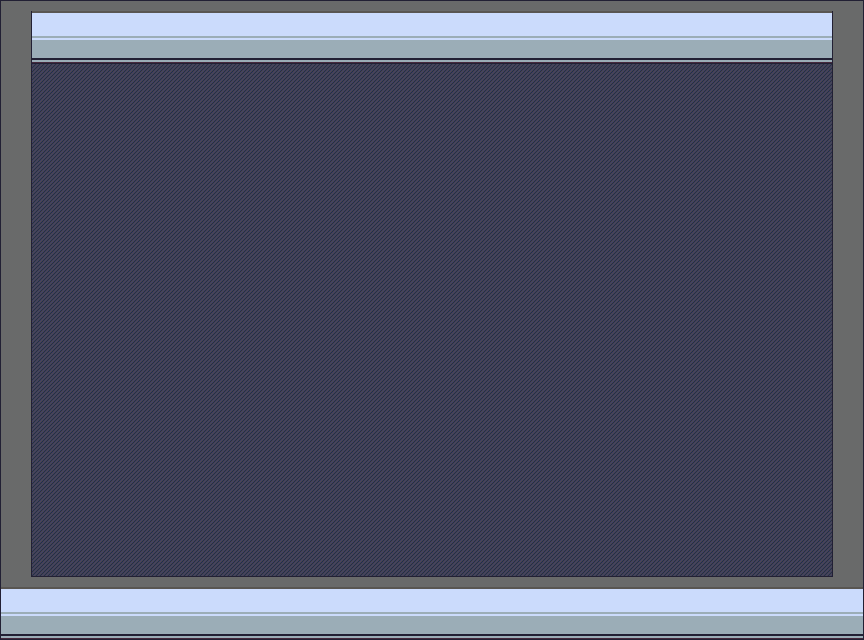

Tiled map render using the project's own tile images. Description and the whole map definition, tile-layer contents included, below:
An orthogonal 27x20 tile map with 32x32 px tiles, 2 tile layers (grond, walls), 2 tilesets.

<map version="1.4" tiledversion="1.4.3" orientation="orthogonal" renderorder="right-down" width="27" height="20" tilewidth="32" tileheight="32" infinite="0" nextlayerid="3" nextobjectid="1">
 <tileset firstgid="1" source="../../tilesets/Gather Walls Interior 1.x.tsx" />
 <tileset firstgid="2751" source="../../tilesets/Gather Floors 1.x.tsx" />
 <layer id="2" name="grond" width="27" height="20" opacity="0.9">
  <data encoding="csv">
3194,3194,3194,3194,3194,3194,3194,3194,3194,3194,3194,3194,3194,3194,3194,3194,3194,3194,3194,3194,3194,3194,3194,3194,3194,3194,0,
3194,3194,3194,3194,3194,3194,3194,3194,3194,3194,3194,3194,3194,3194,3194,3194,3194,3194,3194,3194,3194,3194,3194,3194,3194,3194,0,
3194,3194,3194,3194,3194,3194,3194,3194,3194,3194,3194,3194,3194,3194,3194,3194,3194,3194,3194,3194,3194,3194,3194,3194,3194,3194,0,
3194,3194,3194,3194,3194,3194,3194,3194,3194,3194,3194,3194,3194,3194,3194,3194,3194,3194,3194,3194,3194,3194,3194,3194,3194,3194,0,
3194,3194,3194,3194,3194,3194,3194,3194,3194,3194,3194,3194,3194,3194,3194,3194,3194,3194,3194,3194,3194,3194,3194,3194,3194,3194,0,
3194,3194,3194,3194,3194,3194,3194,3194,3194,3194,3194,3194,3194,3194,3194,3194,3194,3194,3194,3194,3194,3194,3194,3194,3194,3194,0,
3194,3194,3194,3194,3194,3194,3194,3194,3194,3194,3194,3194,3194,3194,3194,3194,3194,3194,3194,3194,3194,3194,3194,3194,3194,3194,0,
3194,3194,3194,3194,3194,3194,3194,3194,3194,3194,3194,3194,3194,3194,3194,3194,3194,3194,3194,3194,3194,3194,3194,3194,3194,3194,0,
3194,3194,3194,3194,3194,3194,3194,3194,3194,3194,3194,3194,3194,3194,3194,3194,3194,3194,3194,3194,3194,3194,3194,3194,3194,3194,0,
3194,3194,3194,3194,3194,3194,3194,3194,3194,3194,3194,3194,3194,3194,3194,3194,3194,3194,3194,3194,3194,3194,3194,3194,3194,3194,0,
3194,3194,3194,3194,3194,3194,3194,3194,3194,3194,3194,3194,3194,3194,3194,3194,3194,3194,3194,3194,3194,3194,3194,3194,3194,3194,0,
3194,3194,3194,3194,3194,3194,3194,3194,3194,3194,3194,3194,3194,3194,3194,3194,3194,3194,3194,3194,3194,3194,3194,3194,3194,3194,0,
3194,3194,3194,3194,3194,3194,3194,3194,3194,3194,3194,3194,3194,3194,3194,3194,3194,3194,3194,3194,3194,3194,3194,3194,3194,3194,0,
3194,3194,3194,3194,3194,3194,3194,3194,3194,3194,3194,3194,3194,3194,3194,3194,3194,3194,3194,3194,3194,3194,3194,3194,3194,3194,0,
3194,3194,3194,3194,3194,3194,3194,3194,3194,3194,3194,3194,3194,3194,3194,3194,3194,3194,3194,3194,3194,3194,3194,3194,3194,3194,0,
3194,3194,3194,3194,3194,3194,3194,3194,3194,3194,3194,3194,3194,3194,3194,3194,3194,3194,3194,3194,3194,3194,3194,3194,3194,3194,0,
3194,3194,3194,3194,3194,3194,3194,3194,3194,3194,3194,3194,3194,3194,3194,3194,3194,3194,3194,3194,3194,3194,3194,3194,3194,3194,0,
3194,3194,3194,3194,3194,3194,3194,3194,3194,3194,3194,3194,3194,3194,3194,3194,3194,3194,3194,3194,3194,3194,3194,3194,3194,3194,0,
0,0,0,0,0,0,0,0,0,0,0,0,0,0,0,0,0,0,0,0,0,0,0,0,0,0,0,
0,0,0,0,0,0,0,0,0,0,0,0,0,0,0,0,0,0,0,0,0,0,0,0,0,0,0
</data>
 </layer>
 <layer id="1" name="walls" width="27" height="20">
  <data encoding="csv">
252,253,428,428,428,428,428,428,428,428,428,428,428,428,428,428,428,428,428,428,428,428,428,428,428,255,256,
402,278,453,453,453,453,453,453,453,453,453,453,453,453,453,453,453,453,453,453,453,453,453,453,453,280,402,
402,0,0,0,0,0,0,0,0,0,0,0,0,0,0,0,0,0,0,0,0,0,0,0,0,0,402,
402,0,0,0,0,0,0,0,0,0,0,0,0,0,0,0,0,0,0,0,0,0,0,0,0,0,402,
402,0,0,0,0,0,0,0,0,0,0,0,0,0,0,0,0,0,0,0,0,0,0,0,0,0,402,
402,0,0,0,0,0,0,0,0,0,0,0,0,0,0,0,0,0,0,0,0,0,0,0,0,0,402,
402,0,0,0,0,0,0,0,0,0,0,0,0,0,0,0,0,0,0,0,0,0,0,0,0,0,402,
402,0,0,0,0,0,0,0,0,0,0,0,0,0,0,0,0,0,0,0,0,0,0,0,0,0,402,
402,0,0,0,0,0,0,0,0,0,0,0,0,0,0,0,0,0,0,0,0,0,0,0,0,0,402,
402,0,0,0,0,0,0,0,0,0,0,0,0,0,0,0,0,0,0,0,0,0,0,0,0,0,402,
402,0,0,0,0,0,0,0,0,0,0,0,0,0,0,0,0,0,0,0,0,0,0,0,0,0,402,
402,0,0,0,0,0,0,0,0,0,0,0,0,0,0,0,0,0,0,0,0,0,0,0,0,0,402,
402,0,0,0,0,0,0,0,0,0,0,0,0,0,0,0,0,0,0,0,0,0,0,0,0,0,402,
402,0,0,0,0,0,0,0,0,0,0,0,0,0,0,0,0,0,0,0,0,0,0,0,0,0,402,
402,0,0,0,0,0,0,0,0,0,0,0,0,0,0,0,0,0,0,0,0,0,0,0,0,0,402,
402,0,0,0,0,0,0,0,0,0,0,0,0,0,0,0,0,0,0,0,0,0,0,0,0,0,402,
402,0,0,0,0,0,0,0,0,0,0,0,0,0,0,0,0,0,0,0,0,0,0,0,0,0,402,
402,0,0,0,0,0,0,0,0,0,0,0,0,0,0,0,0,0,0,0,0,0,0,0,0,0,402,
427,428,428,428,428,428,428,428,428,428,428,428,428,428,428,428,428,428,428,428,428,428,428,428,428,428,431,
452,453,453,453,453,453,453,453,453,453,453,453,453,453,453,453,453,453,453,453,453,453,453,453,453,453,456
</data>
 </layer>
</map>
